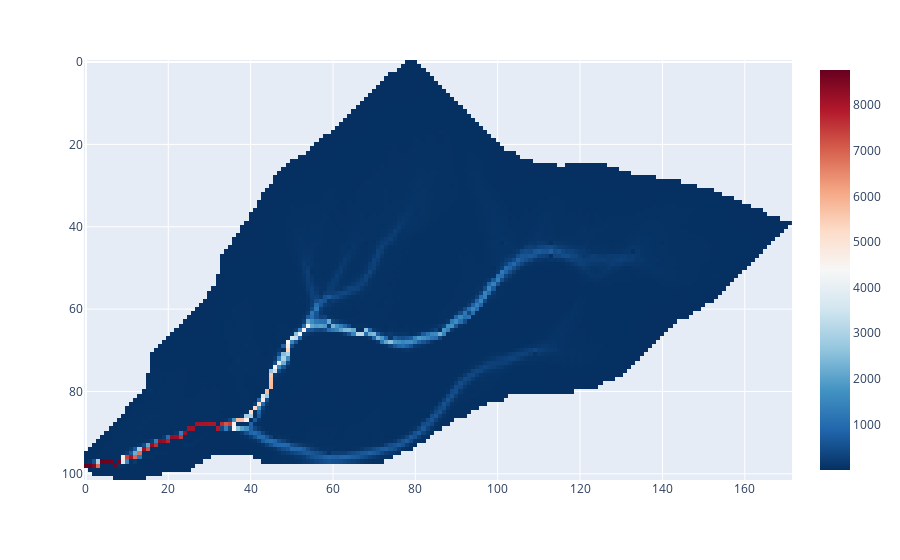

The code cell stored with this chart in its notebook:
### Markdown cell above
### Run the function to compute the flow accumulation using Dinf

### Code cell
fa_Dinf, ix_Dinf, ixc_Dinf, fc_Dinf = flow_accumulation_Dinf(dem_fill)

fig = px.imshow(fa_Dinf,color_continuous_scale='RdBu_r')
fig.show()

### Figure 1 — Plotly figure (JSON) as saved in the notebook; plotly's stock layout.template omitted (floating-point values rounded to 4 significant figures; data arrays with more than 128 entries replaced by an {"elided": "..."} marker saying what was removed)
{"data": [{"coloraxis": "coloraxis", "hovertemplate": "x: %{x}<br>y: %{y}<br>color: %{z}<extra></extra>", "name": "0", "type": "heatmap", "xaxis": "x", "yaxis": "y", "z": {"elided": "102x172 float values"}}], "layout": {"coloraxis": {"colorscale": [[0, "rgb(5,48,97)"], [0.1, "rgb(33,102,172)"], [0.2, "rgb(67,147,195)"], [0.3, "rgb(146,197,222)"], [0.4, "rgb(209,229,240)"], [0.5, "rgb(247,247,247)"], [0.6, "rgb(253,219,199)"], [0.7, "rgb(244,165,130)"], [0.8, "rgb(214,96,77)"], [0.9, "rgb(178,24,43)"], [1, "rgb(103,0,31)"]]}, "margin": {"t": 60}, "xaxis": {"anchor": "y", "constrain": "domain", "domain": [0, 1], "scaleanchor": "y"}, "yaxis": {"anchor": "x", "autorange": "reversed", "constrain": "domain", "domain": [0, 1]}}}
